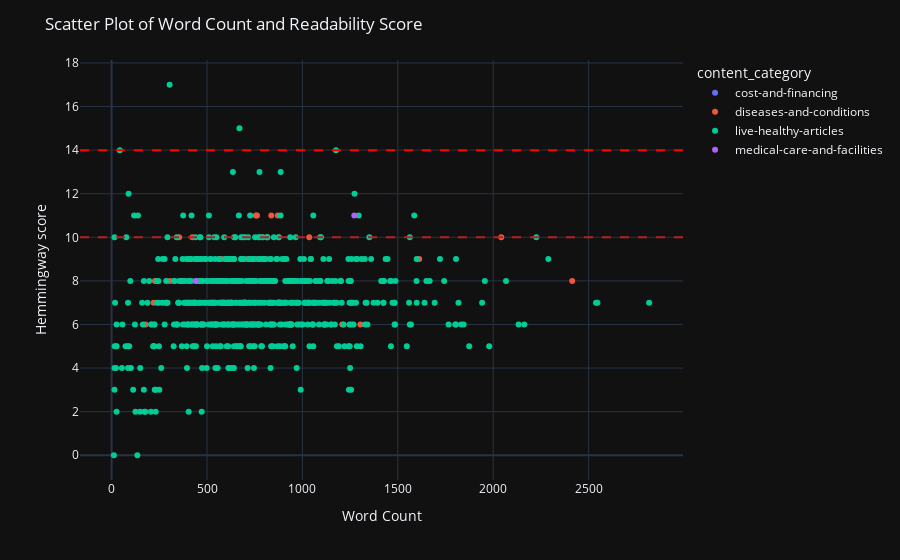

The cell this chart's notebook holds for it:
### Code cell
fig = px.scatter(
    df_hpb,
    x="word_count",
    y="readability_score",
    color="content_category",
    hover_data=["id", "full_url"],
)
fig.update_layout(
    title_text="Scatter Plot of Word Count and Readability Score",
    xaxis_title_text="Word Count",
    yaxis_title_text="Hemmingway score",
)
lower_threshold = 10
upper_threshold = 14
fig.add_hline(y=lower_threshold, line_dash="dash", line_color="firebrick")
fig.add_hline(y=upper_threshold, line_dash="dash", line_color="red")
fig.show()

### Figure 1 — Plotly figure (JSON) as saved in the notebook; plotly's stock layout.template omitted (floating-point values rounded to 4 significant figures; data arrays with more than 128 entries replaced by an {"elided": "..."} marker saying what was removed)
{"data": [{"customdata": [[1435040, "https://www.healthhub.sg/a-z/costs-and-financing/breast-cancer-screening-subsidies"]], "hovertemplate": "content_category=cost-and-financing<br>word_count=%{x}<br>readability_score=%{y}<br>id=%{customdata[0]}<br>full_url=%{customdata[1]}<extra></extra>", "legendgroup": "cost-and-financing", "marker": {"color": "#636efa", "symbol": "circle"}, "mode": "markers", "name": "cost-and-financing", "orientation": "v", "showlegend": true, "type": "scatter", "x": [563], "xaxis": "x", "y": [9], "yaxis": "y"}, {"customdata": [[1437742, "https://www.healthhub.sg/a-z/diseases-and-conditions/faqs-on-hpv-and-hpv-immunisation"], [1437732, "https://www.healthhub.sg/a-z/diseases-and-conditions/common-childhood-conditions-fever"], [1437433, "https://www.healthhub.sg/a-z/diseases-and-conditions/hfmd"], [1437894, "https://www.healthhub.sg/a-z/diseases-and-conditions/topic_cervical_cancer"], [1437295, "https://www.healthhub.sg/a-z/diseases-and-conditions/topics_influenza"], [1437509, "https://www.healthhub.sg/a-z/diseases-and-conditions/herpes"], [1437337, "https://www.healthhub.sg/a-z/diseases-and-conditions/breastcancer"], [1437477, "https://www.healthhub.sg/a-z/diseases-and-conditions/HepatitisB"], [1437643, "https://www.healthhub.sg/a-z/diseases-and-conditions/top-10-common-childhood-conditions-ehb"], [1437896, "https://www.healthhub.sg/a-z/diseases-and-conditions/topics_chickenpox"], [1437303, "https://www.healthhub.sg/a-z/diseases-and-conditions/topic_pneumonia"], [1437716, "https://www.healthhub.sg/a-z/diseases-and-conditions/pocket-guide-to-diabetes"], [1437357, "https://www.healthhub.sg/a-z/diseases-and-conditions/colorectalcancer"], [1437342, "https://www.healthhub.sg/a-z/diseases-and-conditions/colic"], [1437734, "https://www.healthhub.sg/a-z/diseases-and-conditions/common-childhood-conditions-diarrhoea"], [1437405, "https://www.healthhub.sg/a-z/diseases-and-conditions/genitalherpes"], [1437728, "https://www.healthhub.sg/a-z/diseases-and-conditions/common-childhood-conditions-coughs-and-colds"], [1437661, "https://www.healthhub.sg/a-z/diseases-and-conditions/measles"], [1437465, "https://www.healthhub.sg/a-z/diseases-and-conditions/HepatitisA"], [1437304, "https://www.healthhub.sg/a-z/diseases-and-conditions/topic_mumps"], [1437738, "https://www.healthhub.sg/a-z/diseases-and-conditions/common-childhood-conditions-constipation"], [1437890, "https://www.healthhub.sg/a-z/diseases-and-conditions/guide_to_understanding_molar_incisor_hypomineralisation"], [1437735, "https://www.healthhub.sg/a-z/diseases-and-conditions/common-childhood-illnesses-asthma"], [1437884, "https://www.healthhub.sg/a-z/diseases-and-conditions/guide_to_understanding_leongs_premolars"], [1437301, "https://www.healthhub.sg/a-z/diseases-and-conditions/topic_pneumococcal_disease"], [1437510, "https://www.healthhub.sg/a-z/diseases-and-conditions/topics_avian_flu_H5N1"], [1437513, "https://www.healthhub.sg/a-z/diseases-and-conditions/chlamydia"], [1437429, "https://www.healthhub.sg/a-z/diseases-and-conditions/gonorrhoea"], [1437507, "https://www.healthhub.sg/a-z/diseases-and-conditions/foodpoisoning"], [1437740, "https://www.healthhub.sg/a-z/diseases-and-conditions/common-childhood-injuries-a-child-safe-home"], [1437331, "https://www.healthhub.sg/a-z/diseases-and-conditions/topics_hiv_aids"], [1437462, "https://www.healthhub.sg/a-z/diseases-and-conditions/topics_baby_bottle_tooth_decay"], [1437892, "https://www.healthhub.sg/a-z/diseases-and-conditions/rubella"], [1437338, "https://www.healthhub.sg/a-z/diseases-and-conditions/bruises_HPB"], [1437898, "https://www.healthhub.sg/a-z/diseases-and-conditions/topics_tooth_decay"], [1437341, "https://www.healthhub.sg/a-z/diseases-and-conditions/burns"], [1437888, "https://www.healthhub.sg/a-z/diseases-and-conditions/stress"], [1437501, "https://www.healthhub.sg/a-z/diseases-and-conditions/examplesofinfectiousdiseases_pdf"], [1437308, "https://www.healthhub.sg/a-z/diseases-and-conditions/topic_sars"], [1437505, "https://www.healthhub.sg/a-z/diseases-and-conditions/birdfluinfluenzaah7n8faq"], [1437726, "https://www.healthhub.sg/a-z/diseases-and-conditions/common-childhood-conditions-gastroenteritis"], [1437886, "https://www.healthhub.sg/a-z/diseases-and-conditions/syphilis"]], "hovertemplate": "content_category=diseases-and-conditions<br>word_count=%{x}<br>readability_score=%{y}<br>id=%{customdata[0]}<br>full_url=%{customdata[1]}<extra></extra>", "legendgroup": "diseases-and-conditions", "marker": {"color": "#EF553B", "symbol": "circle"}, "mode": "markers", "name": "diseases-and-conditions", "orientation": "v", "showlegend": true, "type": "scatter", "x": [2042, 942, 834, 714, 1612, 602, 727, 961, 1304, 837, 876, 220, 752, 552, 210, 641, 682, 793, 461, 423, 772, 178, 1202, 223, 762, 438, 756, 871, 227, 941, 2414, 807, 576, 305, 411, 1209, 403, 776, 542, 354, 719, 1036], "xaxis": "x", "y": [10, 6, 7, 9, 9, 9, 8, 8, 6, 11, 10, 7, 9, 8, 6, 9, 9, 10, 8, 10, 7, 6, 8, 6, 11, 9, 11, 11, 8, 7, 8, 9, 9, 8, 9, 6, 7, 9, 6, 10, 9, 10], "yaxis": "y"}, {"customdata": {"elided": "626x2 mixed values"}, "hovertemplate": "content_category=live-healthy-articles<br>word_count=%{x}<br>readability_score=%{y}<br>id=%{customdata[0]}<br>full_url=%{customdata[1]}<extra></extra>", "legendgroup": "live-healthy-articles", "marker": {"color": "#00cc96", "symbol": "circle"}, "mode": "markers", "name": "live-healthy-articles", "orientation": "v", "showlegend": true, "type": "scatter", "x": {"elided": "626 int values"}, "xaxis": "x", "y": {"elided": "626 int values"}, "yaxis": "y"}, {"customdata": [[1439100, "https://www.healthhub.sg/a-z/medical-and-care-facilities/Paediatric-dentistry-child-first-visit-dentist"], [1439066, "https://www.healthhub.sg/a-z/medical-and-care-facilities/baby-friendly-hospital-initiative"]], "hovertemplate": "content_category=medical-care-and-facilities<br>word_count=%{x}<br>readability_score=%{y}<br>id=%{customdata[0]}<br>full_url=%{customdata[1]}<extra></extra>", "legendgroup": "medical-care-and-facilities", "marker": {"color": "#ab63fa", "symbol": "circle"}, "mode": "markers", "name": "medical-care-and-facilities", "orientation": "v", "showlegend": true, "type": "scatter", "x": [440, 1272], "xaxis": "x", "y": [8, 11], "yaxis": "y"}], "layout": {"legend": {"title": {"text": "content_category"}, "tracegroupgap": 0}, "margin": {"t": 60}, "shapes": [{"line": {"color": "firebrick", "dash": "dash"}, "type": "line", "x0": 0, "x1": 1, "xref": "x domain", "y0": 10, "y1": 10, "yref": "y"}, {"line": {"color": "red", "dash": "dash"}, "type": "line", "x0": 0, "x1": 1, "xref": "x domain", "y0": 14, "y1": 14, "yref": "y"}], "title": {"text": "Scatter Plot of Word Count and Readability Score"}, "xaxis": {"anchor": "y", "domain": [0, 1], "title": {"text": "Word Count"}}, "yaxis": {"anchor": "x", "domain": [0, 1], "title": {"text": "Hemmingway score"}}}}
